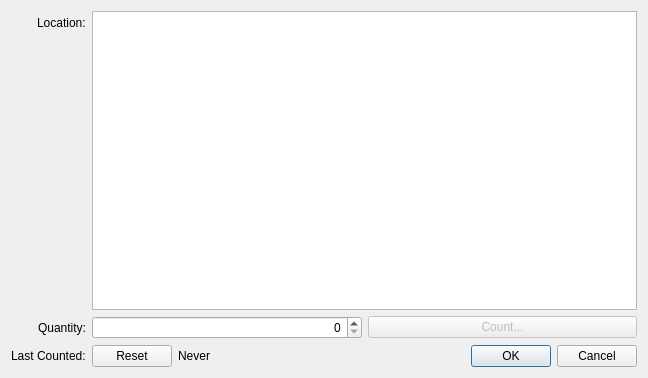
<?xml version="1.0" encoding="UTF-8"?>
<ui version="4.0">
 <class>DialogLocationMapping</class>
 <widget class="QDialog" name="DialogLocationMapping">
  <property name="geometry">
   <rect>
    <x>0</x>
    <y>0</y>
    <width>648</width>
    <height>378</height>
   </rect>
  </property>
  <property name="windowTitle">
   <string>Configure Part Storage Location</string>
  </property>
  <layout class="QFormLayout" name="formLayout">
   <property name="labelAlignment">
    <set>Qt::AlignRight|Qt::AlignTrailing|Qt::AlignVCenter</set>
   </property>
   <item row="0" column="0">
    <widget class="QLabel" name="lbl_slot">
     <property name="text">
      <string>Location:</string>
     </property>
    </widget>
   </item>
   <item row="0" column="1">
    <widget class="QTreeWidget" name="slot">
     <property name="sizePolicy">
      <sizepolicy hsizetype="Expanding" vsizetype="Expanding">
       <horstretch>0</horstretch>
       <verstretch>1</verstretch>
      </sizepolicy>
     </property>
     <attribute name="headerVisible">
      <bool>false</bool>
     </attribute>
     <column>
      <property name="text">
       <string notr="true">1</string>
      </property>
     </column>
    </widget>
   </item>
   <item row="1" column="0">
    <widget class="QLabel" name="lbl_quantity">
     <property name="text">
      <string>Quantity:</string>
     </property>
    </widget>
   </item>
   <item row="1" column="1">
    <widget class="QWidget" name="quantity_widget" native="true">
     <layout class="QHBoxLayout" name="horizontalLayout_2">
      <property name="leftMargin">
       <number>0</number>
      </property>
      <property name="topMargin">
       <number>0</number>
      </property>
      <property name="rightMargin">
       <number>0</number>
      </property>
      <property name="bottomMargin">
       <number>0</number>
      </property>
      <item>
       <widget class="QSpinBox" name="quantity">
        <property name="alignment">
         <set>Qt::AlignRight|Qt::AlignTrailing|Qt::AlignVCenter</set>
        </property>
        <property name="maximum">
         <number>99999999</number>
        </property>
       </widget>
      </item>
      <item>
       <widget class="QPushButton" name="count">
        <property name="enabled">
         <bool>false</bool>
        </property>
        <property name="text">
         <string>Count...</string>
        </property>
       </widget>
      </item>
     </layout>
    </widget>
   </item>
   <item row="2" column="0">
    <widget class="QLabel" name="lbl_last_counted">
     <property name="text">
      <string>Last Counted:</string>
     </property>
    </widget>
   </item>
   <item row="2" column="1">
    <widget class="QFrame" name="frame">
     <layout class="QHBoxLayout" name="horizontalLayout">
      <property name="leftMargin">
       <number>0</number>
      </property>
      <property name="topMargin">
       <number>0</number>
      </property>
      <property name="rightMargin">
       <number>0</number>
      </property>
      <property name="bottomMargin">
       <number>0</number>
      </property>
      <item>
       <widget class="QPushButton" name="reset">
        <property name="text">
         <string>Reset</string>
        </property>
       </widget>
      </item>
      <item>
       <widget class="QLabel" name="last_counted">
        <property name="sizePolicy">
         <sizepolicy hsizetype="Preferred" vsizetype="Preferred">
          <horstretch>1</horstretch>
          <verstretch>0</verstretch>
         </sizepolicy>
        </property>
        <property name="text">
         <string>Never</string>
        </property>
       </widget>
      </item>
      <item>
       <widget class="QDialogButtonBox" name="buttonBox">
        <property name="orientation">
         <enum>Qt::Horizontal</enum>
        </property>
        <property name="standardButtons">
         <set>QDialogButtonBox::Cancel|QDialogButtonBox::Ok</set>
        </property>
       </widget>
      </item>
     </layout>
    </widget>
   </item>
  </layout>
 </widget>
 <resources/>
 <connections>
  <connection>
   <sender>buttonBox</sender>
   <signal>accepted()</signal>
   <receiver>DialogLocationMapping</receiver>
   <slot>accept()</slot>
   <hints>
    <hint type="sourcelabel">
     <x>248</x>
     <y>254</y>
    </hint>
    <hint type="destinationlabel">
     <x>157</x>
     <y>274</y>
    </hint>
   </hints>
  </connection>
  <connection>
   <sender>buttonBox</sender>
   <signal>rejected()</signal>
   <receiver>DialogLocationMapping</receiver>
   <slot>reject()</slot>
   <hints>
    <hint type="sourcelabel">
     <x>316</x>
     <y>260</y>
    </hint>
    <hint type="destinationlabel">
     <x>286</x>
     <y>274</y>
    </hint>
   </hints>
  </connection>
 </connections>
</ui>
